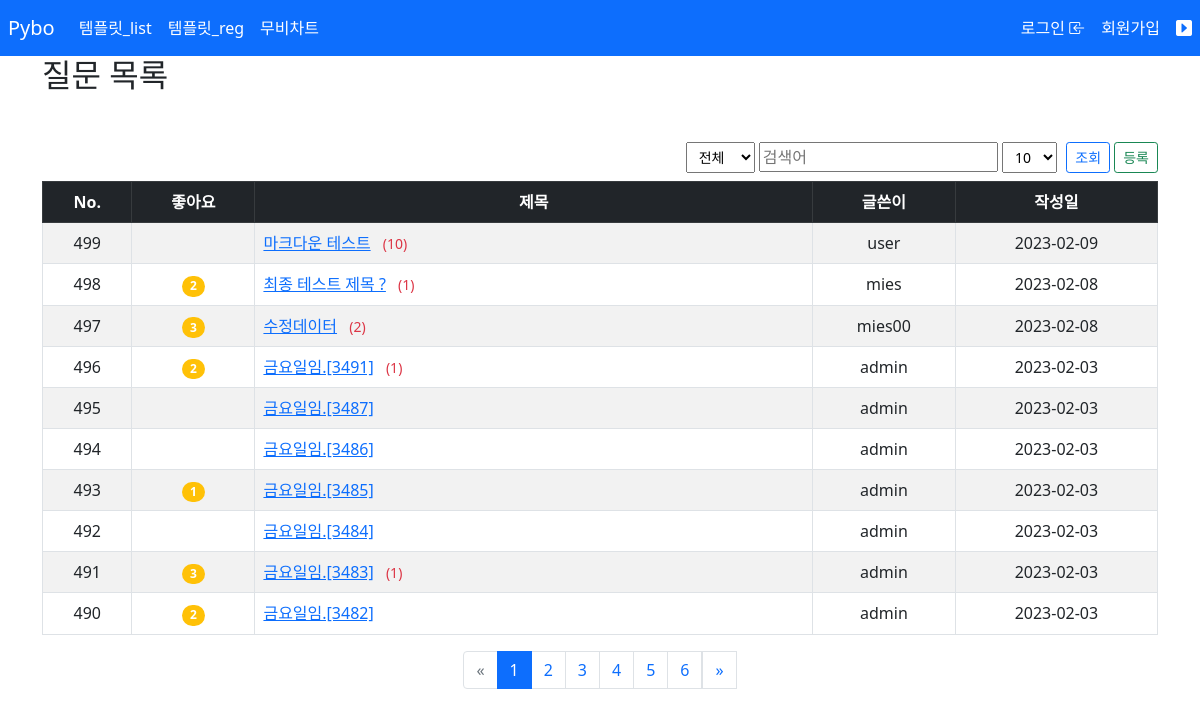
Screenshot of /pybo/ with the database file from the repository.
### pybo/models.py (models this page shows, shortened)
class Question(models.Model):
    subject = models.CharField(max_length=200)  # 글자수 제한
    content = models.TextField() # 글자수 제한이 없는 경우
    create_date = models.DateTimeField() # 날짜+시간
    author = models.ForeignKey(User, on_delete=models.CASCADE, related_name='author_question')   #회원테이블에 사용자 정보가 삭제 되면 Question 테이블 질문도 모두 삭제
    modify_date = models.DateTimeField(null=True,blank=True)
    voter = models.ManyToManyField(User, related_name='voter_question')

### pybo/views/base_views.py (the view)
# urls.py: path('', base_views.index, name='index'),
def index(request):
    page=request.GET.get('page','1') # 페이지
    kw = request.GET.get('kw','') # 검색어
    div = request.GET.get('div','') # 검색어
    size = request.GET.get('size','10') # 페이지 기본값 10
    logging.info('page:{}'.format(page))
    logging.info('kw:{}'.format(kw))
    logging.info('div:{}'.format(div))
    question_list = Question.objects.order_by('-create_date') # order_by('-필드') desc, asc order_by('필드')
    if '10' == div:
        question_list = question_list.filter(subject__contains=kw)
    elif '20' == div:
        question_list = question_list.filter(content__contains=kw)
    elif '30' == div:
        question_list = question_list.filter(author__username__contains=kw)
    paginator=Paginator(question_list, size)
    page_obj=paginator.get_page(page)
    context = {'question_list': page_obj, 'kw':kw, 'page':page, 'div':div, 'size':size }
    logging.info('question_list:{}'.format(page_obj))
    return render(request, 'pybo/question_list.html', context)

### pybo/templatetags/pybo_filter.py (called while the page is built)
@register.filter
def sub(value, arg):
    return value - arg

### templates/pybo/question_list.html (shortened to what this page needs)
{% extends 'base.html' %}
{% load pybo_filter %}
{% block content%}
<div class="container mb-2">
    <div class="text-start mb-5">
        <h2>질문 목록</h2>
    </div>
    <div class="d-grid gap-2 d-md-flex justify-content-end my-1">
        <div class="text-end ">
            <select class="form-select-sm" id="search_div">
                <option selected value="">전체</option>
            </select>
            <input type="text" class="from-control-sm" id="search_kw" value="{{ kw | default_if_none:'' }}" placeholder="검색어">
            <select class="form-select-sm" id="page_size">
                <option value="10" {% if '10' == size %} selected {% endif %}>10</option>
            </select>
        </div>
        <div class="col-sm-1 col-md-1 col-lg-1 text-end">
            <button class="btn btn-outline-primary btn-sm" id="btn_search">조회</button>
            <a href="{% url 'pybo:question_create' %}" class="btn btn-outline-success btn-sm">등록</a>
        </div>
    </div>
</div>
<div class="container">
    <table class="table table-striped table-bordered table-hover">
        <thead>
        <tr class="table-dark">
            <th scope="col" class="text-center">No.</th>
            <th scope="col" class="text-center">좋아요</th>
            <th scope="col" class="text-center" style="width:50%;">제목</th>
            <th scope="col" class="text-center">글쓴이</th>
            <th scope="col" class="text-center">작성일</th>
        </tr>
        </thead>
        <tbody>
        {% if question_list %}
        {% for question in question_list %}
        <tr>
            <td class="text-center">{{ question_list.paginator.count|sub:question_list.start_index|sub:forloop.counter0|add:1 }}</td>
            <td class="text-center">
                {% if question.voter.all.count > 0 %}
                    <span class="badge rounded-pill bg-warning">
                        {{question.voter.all.count}}
                    </span>
                {% endif %}
            </td>
            <td class="text-start"><a href="{% url 'pybo:detail' question.id %}">{{question.subject}}</a>
                {% if question.answer_set.count > 0 %}
                    <span class="text-danger small mx-2">({{question.answer_set.count}})</span>
                {% endif %}
            </td>
            <td class="text-center">{{question.author.username}}</td>
            <td class="text-center">{{question.create_date|date:"Y-m-d"}}</td>
        </tr>
        {% endfor %}
        {% else %}
        <td colspan="99">질문이 없습니다.</td>
        {% endif %}
        </tbody>
    </table>
</div>
<div>
    <ul class="pagination justify-content-center">
        {% if question_list.has_previous %}
        <li class="page-item">
            <a class="page-link" data-page="?page={{question_list.previous_page_number}}"
               href="javascript:void(0);">&laquo;</a>
        </li>
        {% else %}
        <li class="page-item disabled">
            <a class="page-link" aria-disabled="true" href="#">&laquo;</a>
        </li>
        {% endif %}
        {% for page_number in question_list.paginator.page_range %}
        {% if page_number >= question_list.number|add:-5 and page_number <= question_list.number|add:5 %}
        {% if page_number == question_list.number %}
        <li class="page-item active" aria-current="page">
            <a class="page-link" data-page="{{page_number}}"
               href="javascript:void(0);">{{page_number}}</a>
        </li>
        {% else %}
        <li class="page-item" aria-current="page">
            <a class="page-link" data-page="{{page_number}}"
               href="javascript:void(0);">{{page_number}}</a>
        </li>
        {% endif %}
        {% endif %}
        {% endfor %}
        {% if question_list.has_next %}
        <li>
            <a class="page-link" data-page="{{question_list.next_page_number}}"
               href="javascript:void(0);">&raquo;</a>
        </li>
        {% else %}
        <li class="page-item disabled">
            <a class="page-link" tabindex="-1" aria-disabled="true"
               href="javascript:void(0);">&raquo;</a>
        </li>
        {% endif %}
    </ul>
</div>
{% endblock %}

### templates/base.html (shortened to what this page needs)
{% load static %}
<!DOCTYPE html>
<html lang="ko">
<head>
    <link rel="stylesheet" type="text/css" href="/static/style.css">
    <link rel="stylesheet" type="text/css" href="/static/bootstrap.min.css">
    <link rel="stylesheet" href="https://cdn.jsdelivr.net/npm/bootstrap-icons@1.10.3/font/bootstrap-icons.css">
</head>
<body>
{% include 'navbar.html' %}
{% block content%}
{% endblock %}
</body>
</html>

### templates/navbar.html (shortened to what this page needs)
<nav class="navbar navbar-expand-lg navbar-dark bg-primary ps-2 ">
    <a class="navbar-brand" href="{% url 'pybo:index' %}">Pybo</a>
    <div class="collapse navbar-collapse" id="navbarNav">
        <div class="collapse navbar-collapse justify-content-start">
            <ul class="navbar-nav">
                <li class="nav-item">
                    <a class="nav-link active" aria-current="page" href="{% url 'pybo:boot_list' %}">템플릿_list</a>
                </li>
                <li class="nav-item">
                    <a class="nav-link active" aria-current="page" href="{% url 'pybo:boot_reg' %}">템플릿_reg</a>
                </li>
                <li class="nav-item">
                    <a class="nav-link active" aria-current="page" href="{% url 'pybo:crawling_cgv' %}">무비차트</a>
                </li>
            </ul>
        </div>
        <div class="collapse navbar-collapse justify-content-end">
            <ul class="navbar-nav">
                <li class="nav-item">
                {% if user.is_authenticated %}
                <a class="nav-link active" aria-current="page" href="{% url 'common:logout' %}">
                    {{ user.username }} <i class="bi bi-box-arrow-in-right"></i></a>
                {% else %}
                <a class="nav-link active" aria-current="page" href="{% url 'common:login' %}">
                    로그인 <i class="bi bi-box-arrow-in-left"></i></a>
                {% endif %}
            </li>
            <li class="nav-iem">
                {% if not user.is_authenticated %}
                <a class="nav-link active" aria-current="page" href="{% url 'common:signup' %}">
                    회원가입</a>
                {% endif %}
            </li>
            <li>
                <a class="nav-link active" aria-current="page" href="#">
                    <i class="bi bi-caret-right-square-fill"></i></a>
            </li>
            </ul>
        </div>
    </div>
</nav>

### rows the page displays
Question: paginator.count|sub "499", subject "마크다운 테스트", answer_set.count "10", author.username "user", create_date "2023-02-09"
Question: paginator.count|sub "498", voter.all.count "2", subject "최종 테스트 제목 ?", answer_set.count "1", author.username "mies", create_date "2023-02-08"
Question: paginator.count|sub "497", voter.all.count "3", subject "수정데이터", answer_set.count "2", author.username "mies00", create_date "2023-02-08"
Question: paginator.count|sub "496", voter.all.count "2", subject "금요일임.[3491]", answer_set.count "1", author.username "admin", create_date "2023-02-03"
Question: paginator.count|sub "495", subject "금요일임.[3487]", author.username "admin", create_date "2023-02-03"
Question: paginator.count|sub "494", subject "금요일임.[3486]", author.username "admin", create_date "2023-02-03"
Question: paginator.count|sub "493", voter.all.count "1", subject "금요일임.[3485]", author.username "admin", create_date "2023-02-03"
Question: paginator.count|sub "492", subject "금요일임.[3484]", author.username "admin", create_date "2023-02-03"
Question: paginator.count|sub "491", voter.all.count "3", subject "금요일임.[3483]", answer_set.count "1", author.username "admin", create_date "2023-02-03"
Question: paginator.count|sub "490", voter.all.count "2", subject "금요일임.[3482]", author.username "admin", create_date "2023-02-03"

### other values shown
{{ page_number }} "1"
{{ page_number }} "2" "3" "4" "5" "6"
